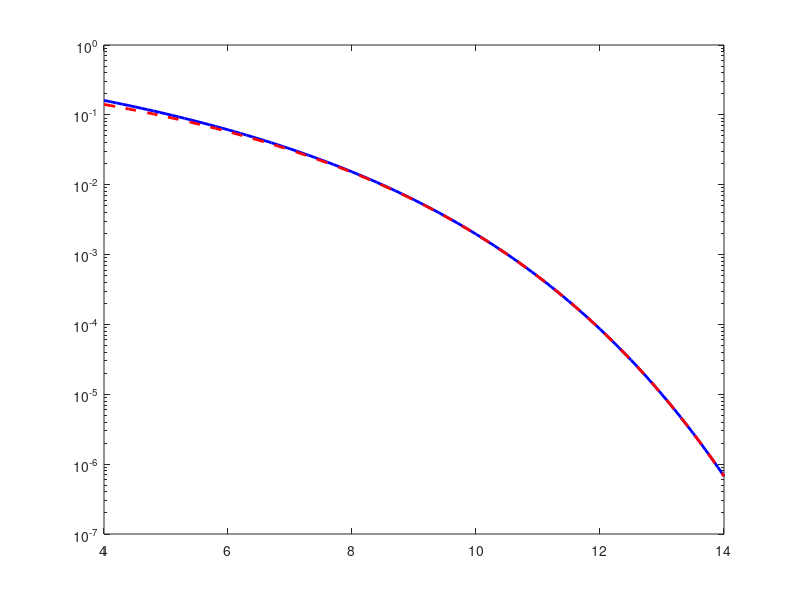

Here is the MATLAB script that generated this plot: (Note: this script raises an error after producing the figure.)
%% Talha Akhlaq
% ECE300 Communication Theory
% Problem Set V: Digital Communications
clear; close all; clc;

q = @(x) 0.5 * erfc(x / sqrt(2));

%% Problem 1

% SNR: 4dB
g = 10^(4/10); 

% Coherent Orthogonal (rho = 0)
coh_orth = q(sqrt(g));
fprintf('Problem 1:\n');
fprintf('\tCoherent Orthogonal: %.4f\n', coh_orth);

% Coherent Optimal FSK (rho = -0.217)
coh_opt = q(sqrt((1 - (-0.217)) * g)); 
fprintf('\tCoherent Optimal FSK: %.4f\n', coh_opt);

%% Problem 2 (d)

a = [2.5, 1.5, 1.0, 1.0, 0.5, 0.5];
b = [1,   2,   4,   5,   9,   10 ];

gamma_dB = 4:0.1:14;
g = 10.^(gamma_dB / 10);

Pe_detailed = zeros(size(g));
Pe_simple   = zeros(size(g));

for i = 1:length(g)
    Pe_detailed(i) = sum(a .* q(sqrt(b .* g(i))));
    Pe_simple(i)   = a(1) * q(sqrt(b(1) * g(i)));
end

idx = find(abs(gamma_dB - 10) < 1e-5);
fprintf('Problem 2(d):\n')
fprintf('\t10 dB:\n\t Detailed Pe = %.4e\n\t Simple Pe   = %.4e\n', ...
    Pe_detailed(idx), Pe_simple(idx));

%% Problem 2 (e) 

figure;
semilogy(gamma_dB, Pe_detailed, 'b-', 'LineWidth', 2); hold on;
semilogy(gamma_dB, Pe_simple, 'r--', 'LineWidth', 2);
yline([1e-2 1e-6], 'w:', 'LineWidth', 1.5); 

xlabel('SNR per bit, \gamma_b (dB)');
ylabel('Probability of Symbol Error, P_e (log)');
title('Problem 2(e): Probability of Error (Pe) vs. SNR per Bit (\gamma_b)');
legend('Detailed Union Bound', 'Simplified (d_{min} only)');
ylim([1e-7 1]); 
xlim([4 14]);
grid on;
set(gca, 'XMinorGrid', 'off', 'YMinorGrid', 'off');

%% Problem 6 (d) 

% Filter Parameters
rolloff = 0.2;      % Beta
span    = 3;        % Spans 3 symbols
sps     = 16;       % Samples per symbol
shape   = 'sqrt';   % Square-root raised cosine

% Transmit Filter 
h = rcosdesign(rolloff, span, sps, shape);

% Matched Filter Output 
g = conv(h, h);

figure;
% Transmit Pulse
subplot(2,1,1);
stem(h, 'filled');
title('Problem 6 (d): Transmit Pulse (\surdRC)');
xlabel('Sample n'); ylabel('Amplitude');
grid on;

% Matched Filter
subplot(2,1,2);
stem(g, 'filled');
title('Problem 6 (d): Matched Filter (RC)');
xlabel('Sample n'); ylabel('Amplitude');
grid on;

%% Problem 6 (e) 

% Reconstruct Signal
rolloff = 0.2; span = 3; sps = 16;
h = rcosdesign(rolloff, span, sps, 'sqrt');
g = conv(h, h);

% Peak and Interference
[peak_val, center_idx] = max(abs(g));
symbol_indices = center_idx : sps : length(g);
symbol_indices = [fliplr(center_idx:-sps:1), symbol_indices(2:end)];
interference_indices = symbol_indices(symbol_indices ~= center_idx);

% SIR
P_sig = peak_val^2;
I_worst = sum(abs(g(interference_indices))); 
P_int = I_worst^2;                           
SIR0 = 10 * log10(P_sig / P_int);

fprintf('Problem 6(e):\n');
fprintf('\tSignal Power: %.4f\n', P_sig);
fprintf('\tInterference Power: %.4e\n', P_int);
fprintf('\tTheoretical SIR0: %.2f dB\n', SIR0);

%% Problem 6 (f) 

SNIR_target_dB = SIR0 - 5;

% dB to linear
SIR_lin  = 10^(SIR0 / 10);
SNIR_lin = 10^(SNIR_target_dB / 10);

% SNR (linear)
SNR_inv = (1 / SNIR_lin) - (1 / SIR_lin);
SNR_lin = 1 / SNR_inv;

% dB
SNR_required_dB = 10 * log10(SNR_lin);

fprintf('Problem 6(f):\n');
fprintf('\tTarget SNIR: %.2f dB\n', SNIR_target_dB);
fprintf('\tRequired SNR: %.2f dB\n', SNR_required_dB);

%% Problem 7 (a) 

% QPSK Constellation (Gray Coded)
map = [1+1j, -1+1j, -1-1j, 1-1j]; 

% Signal
num_bits = 1e5;
symbol_indices = randi([0 3], 1, num_bits/2); 
syms = map(symbol_indices + 1);              

% Upsample & Filter
syms_up = upsample(syms, sps);
tx_signal = conv(syms_up, h);

% Plot Envelope
figure;
t_plot = 1:1000; 
plot(t_plot, abs(tx_signal(t_plot)), 'LineWidth', 1.5);
title('Problem 7(a): Envelope of Transmitted Waveform');
xlabel('Sample Index'); ylabel('Magnitude'); grid on;

% Average SIR (Transmitted)
[peak_h, center_h] = max(abs(h));
P_sig_tx = 2 * peak_h^2; 

% Interference Power
int_idx = [center_h-sps : -sps : 1,  center_h+sps : sps : length(h)];
P_int_tx = 2 * sum(abs(h(int_idx)).^2);

SIR_tx = 10 * log10(P_sig_tx / P_int_tx);

fprintf('Problem 7(a):\n');
fprintf('\tTransmitted SIR: %.2f dB\n', SIR_tx);

%% Problem 7 (b) 

% Noise Variance 
g = conv(h, h);
[peak_g, center_g] = max(abs(g));

% Signal Power (QPSK Power = 2)
P_sig_out = 2 * peak_g^2;

% Interference Power 
int_idx_g = [center_g-sps : -sps : 1,  center_g+sps : sps : length(g)];
P_int_out = 2 * sum(abs(g(int_idx_g)).^2);

% Noise Power 
if ~exist('SNR_required_dB', 'var'), SNR_required_dB = 9.12; end
P_noise_out_target = P_sig_out / 10^(SNR_required_dB / 10);

% Noise Variance 
filter_energy = sum(abs(h).^2);
sigma2 = P_noise_out_target / filter_energy;

% Noise  
noise = sqrt(sigma2/2) * (randn(size(tx_signal)) + 1j*randn(size(tx_signal)));
rx_noisy = tx_signal + noise;

% Matched Filter 
rx_filtered = conv(rx_noisy, h);

% Plot Envelope 
figure;
t_plot = 1:1000;
plot(t_plot, abs(rx_filtered(t_plot)), 'LineWidth', 1.5);
title('Problem 7(b): Envelope at Matched Filter');
xlabel('Sample Index'); ylabel('Magnitude'); grid on;

% Average SNIR 
Total_Disturbance = P_int_out + P_noise_out_target;
SNIR_out = 10 * log10(P_sig_out / Total_Disturbance);

fprintf('Problem 7(b):\n');
fprintf('\tTarget Output SNR: %.2f dB\n', SNR_required_dB);
fprintf('\tOutput Signal Power: %.4f\n', P_sig_out);
fprintf('\tOutput ISI Power:    %.4f\n', P_int_out);
fprintf('\tOutput Noise Power:  %.4f\n', P_noise_out_target);
fprintf('\tOverall SNIR:        %.2f dB\n', SNIR_out);

%% Problem 7 (c) 
gray_map = [0 0; 0 1; 1 1; 1 0]; 
bits_matrix = gray_map(symbol_indices + 1, :); 
bits = reshape(bits_matrix.', 1, []); 

% Subsample
total_delay = length(h) - 1; 
start_idx = total_delay + 1; 

% Sampling Indices 
num_syms = length(bits) / 2;
sample_indices = start_idx : sps : (start_idx + (num_syms-1)*sps);
max_idx = min(length(sample_indices), length(rx_filtered));
sample_indices = sample_indices(1:max_idx);

% Soft Symbols
rx_soft = rx_filtered(sample_indices);

% Decode Bits
rx_bits = zeros(size(bits));
for i = 1:length(rx_soft)
    r_real = real(rx_soft(i));
    r_imag = imag(rx_soft(i));
    
    if r_real > 0       
        if r_imag > 0      
            b1=0; b2=0;
        else                
            b1=1; b2=0;
        end
    else 
        if r_imag > 0       
            b1=0; b2=1;
        else                
            b1=1; b2=1;
        end
    end
    
    % Store bits
    rx_bits(2*i-1) = b1;
    rx_bits(2*i)   = b2;
end

% Count Errors
bit_errors = sum(bits ~= rx_bits);
BER = bit_errors / length(bits);

% Symbol Errors 
tx_pairs = reshape(bits, 2, []).';
rx_pairs = reshape(rx_bits, 2, []).';
sym_errors = sum(any(tx_pairs ~= rx_pairs, 2));
SER = sym_errors / num_syms;

fprintf('Problem 7(c):\n');
fprintf('\tTotal Bit Errors:    %d\n', bit_errors);
fprintf('\tBit Error Rate:      %.2e\n', BER);
fprintf('\tTotal Symbol Errors: %d\n', sym_errors);
fprintf('\tSymbol Error Rate:   %.2e\n', SER);
